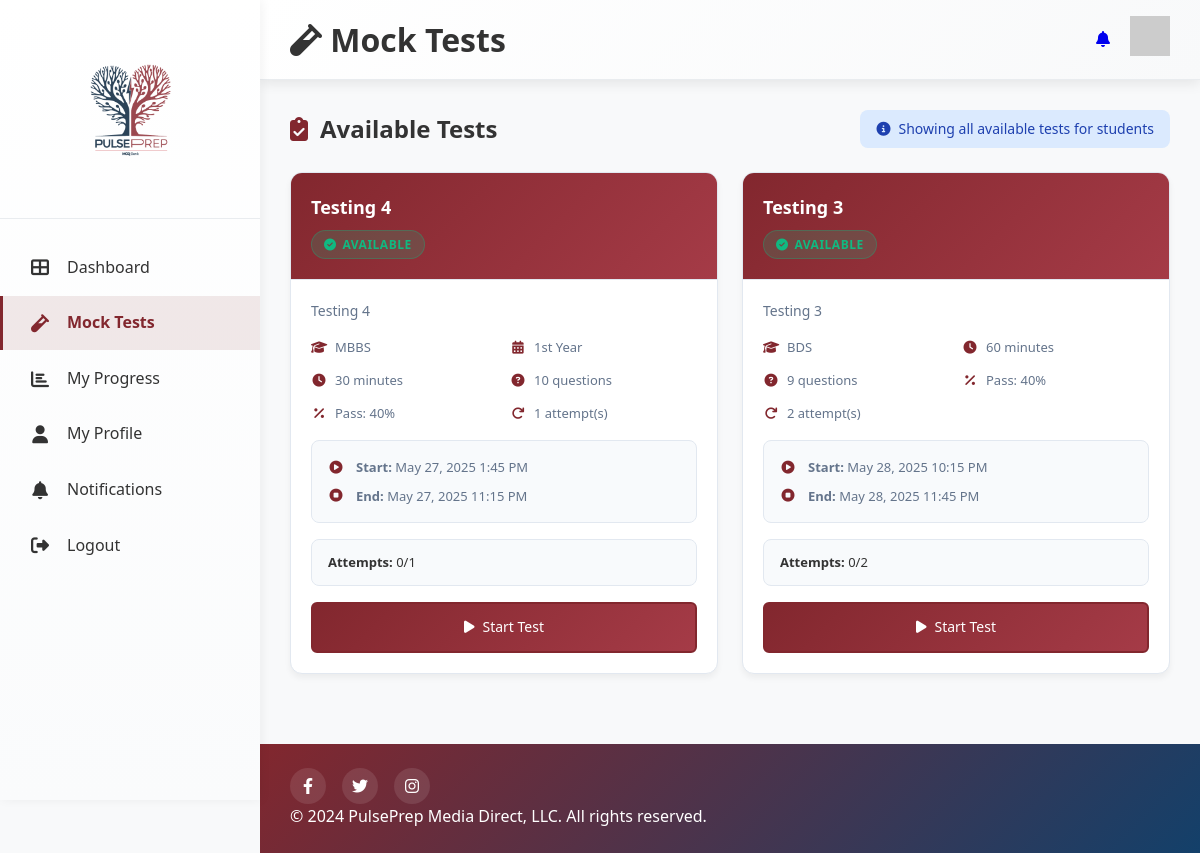
The page /mocktest/student/ (signed in) on the database as committed earlier.
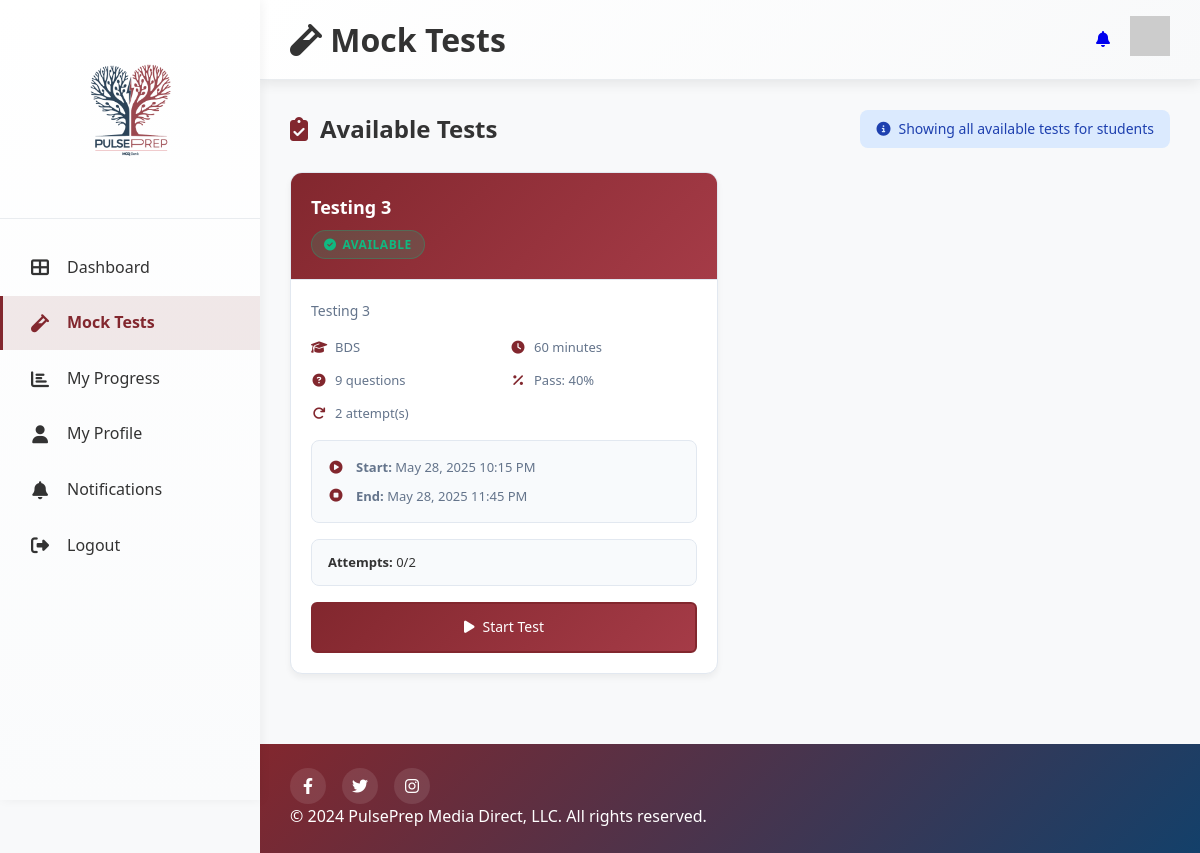
The same page on the database as committed later.
### mocktest/models.py (models this page shows, shortened)
class MockTest(models.Model):
    STATUS_CHOICES = [
        ('draft', 'Draft'),
        ('scheduled', 'Scheduled'),
        ('live', 'Live'),
        ('completed', 'Completed'),
    ]
    SELECTION_TYPE_CHOICES = [
        ('random', 'Random Selection'),
        ('manual', 'Manual Selection'),
    ]
    title = models.CharField(max_length=200)
    description = models.TextField(blank=True)
    degree = models.CharField(max_length=4, choices=Question.DEGREE_CHOICES, blank=True)
    year = models.CharField(max_length=3, choices=Question.YEAR_CHOICES, blank=True)
    block = models.CharField(max_length=100, blank=True)
    module = models.CharField(max_length=100, blank=True)
    subject = models.CharField(max_length=100, blank=True)
    topic = models.CharField(max_length=100, blank=True)
    duration_minutes = models.IntegerField(default=60)
    total_questions = models.IntegerField(default=50)
    passing_percentage = models.IntegerField(default=40)
    max_attempts = models.IntegerField(default=1)
    selection_type = models.CharField(max_length=10, choices=SELECTION_TYPE_CHOICES, default='random')
    easy_percentage = models.IntegerField(default=30)  # For random selection
    medium_percentage = models.IntegerField(default=50)
    hard_percentage = models.IntegerField(default=20)
    randomize_questions = models.BooleanField(default=True)
    randomize_options = models.BooleanField(default=True)
    show_explanations = models.BooleanField(default=True)
    start_datetime = models.DateTimeField()
    end_datetime = models.DateTimeField()
    status = models.CharField(max_length=10, choices=STATUS_CHOICES, default='draft')
    created_by = models.ForeignKey(settings.AUTH_USER_MODEL, on_delete=models.CASCADE, related_name='created_tests')
    created_at = models.DateTimeField(auto_now_add=True)
    updated_at = models.DateTimeField(auto_now=True)
    questions = models.ManyToManyField(Question, through='TestQuestion')
    class Meta:
        ordering = ['-created_at']

### mocktest/views.py (the view, shortened to what this page needs)
# urls.py: path('student/', views.student_mock_tests, name='student_mock_tests'),
@login_required
def student_mock_tests(request):
    user = request.user
    now = timezone.now()
    all_tests_for_update = MockTest.objects.all()
    for test in all_tests_for_update:
        if test.status == 'scheduled' and now >= test.start_datetime:
            test.status = 'live'
            test.save()
        elif test.status == 'live' and now > test.end_datetime:
            test.status = 'completed'
            test.save()
    tests = MockTest.objects.filter(status='live')
    user_attempts = TestAttempt.objects.filter(student=user).values('mock_test_id', 'status').order_by('-started_at')
    attempt_status = {}
    attempt_count = {}
    for test in tests:
        test.user_attempts = attempt_count.get(test.id, 0)
        test.can_attempt = test.user_attempts < test.max_attempts
        test.attempt_status = attempt_status.get(test.id, 'not_started')
    upcoming_tests = MockTest.objects.filter(
        start_datetime__gt=now
    ).order_by('start_datetime')[:5]
    context = {
        'active_tests': tests,
        'upcoming_tests': upcoming_tests,
        'user': user,
    }
    return render(request, 'mocktest/student_mock_tests.html', context)

### user_management/context_processors.py (called while the page is built)
def user_stats(request):
    User = get_user_model()
    if not request.user.is_authenticated:
        return {}
    if request.user.is_admin or request.user.is_superuser:
        total_users = User.objects.count()
        pending_users = User.objects.filter(approval_status='pending').count()
        mbbs_users = User.objects.filter(degree='MBBS').count()
        bds_users = User.objects.filter(degree='BDS').count()
        return {
            'total_users': total_users,
            'pending_users': pending_users,
            'mbbs_users': mbbs_users,
            'bds_users': bds_users,
        }
    return {}

### templates/mocktest/student_mock_tests.html (shortened to what the changed rows need)
{% load static %}
<!DOCTYPE html>
<html lang="en">
<head>
    <link rel="stylesheet" href="{% static 'css/DAstyles.css' %}">
    <link rel="stylesheet" href="{% static 'css/MQstyles.css' %}" />
    <link rel="stylesheet" href="https://cdnjs.cloudflare.com/ajax/libs/font-awesome/6.4.0/css/all.min.css" />
</head>
<body>
    <div class="container">
        <main class="main-content">
            <header class="header">
                <h1><i class="fas fa-vial"></i> Mock Tests</h1>
            </header>
            <div class="dashboard-content">
                <section>
                    <div class="section-header">
                        <h2 class="section-title">
                            <i class="fas fa-clipboard-check"></i>
                            Available Tests
                        </h2>
                    </div>
                    {% if active_tests %}
                        <div class="test-grid">
                            {% for test in active_tests %}
                                <div class="test-card">
                                    <div class="test-card-header">
                                        <h3 class="test-title">{{ test.title }}</h3>
                                        {% if test.can_attempt %}
                                            <span class="test-status status-available">
                                                <i class="fas fa-check-circle"></i> Available
                                            </span>
                                        {% else %}
                                            <span class="test-status status-completed">
                                                <i class="fas fa-times-circle"></i> Max Attempts Reached
                                            </span>
                                        {% endif %}
                                    </div>
                                    <div class="test-card-body">
                                        {% if test.description %}
                                            <p class="test-description">{{ test.description }}</p>
                                        {% endif %}
                                        <div class="meta-grid">
                                            {% if test.degree %}
                                                <div class="meta-item">
                                                    <i class="fas fa-graduation-cap"></i>
                                                    <span>{{ test.get_degree_display }}</span>
                                                </div>
                                            {% endif %}
                                            {% if test.year %}
                                                <div class="meta-item">
                                                    <i class="fas fa-calendar-alt"></i>
                                                    <span>{{ test.get_year_display }} Year</span>
                                                </div>
                                            {% endif %}
                                            <div class="meta-item">
                                                <i class="fas fa-clock"></i>
                                                <span>{{ test.duration_minutes }} minutes</span>
                                            </div>
                                            <div class="meta-item">
                                                <i class="fas fa-question-circle"></i>
                                                <span>{{ test.total_questions }} questions</span>
                                            </div>
                                            <div class="meta-item">
                                                <i class="fas fa-percentage"></i>
                                                <span>Pass: {{ test.passing_percentage }}%</span>
                                            </div>
                                            <div class="meta-item">
                                                <i class="fas fa-redo"></i>
                                                <span>{{ test.max_attempts }} attempt(s)</span>
                                            </div>
                                        </div>
                                        <div class="schedule-container">
                                            <div class="schedule-item">
                                                <i class="fas fa-play-circle"></i>
                                                <span><strong>Start:</strong> {{ test.start_datetime|date:"M d, Y g:i A" }}</span>
                                            </div>
                                            <div class="schedule-item">
                                                <i class="fas fa-stop-circle"></i>
                                                <span><strong>End:</strong> {{ test.end_datetime|date:"M d, Y g:i A" }}</span>
                                            </div>
                                        </div>
                                        <div class="attempt-info">
                                            <span><strong>Attempts:</strong> {{ test.user_attempts }}/{{ test.max_attempts }}</span>
                                        </div>
                                        <div class="test-actions">
                                            {% if test.can_attempt %}
                                                <a href="{% url 'take_test' test.id %}" class="btn btn-primary">
                                                    <i class="fas fa-play"></i>
                                                    {% if test.user_attempts > 0 %}Retake Test{% else %}Start Test{% endif %}
                                                </a>
                                            {% else %}
                                                <button class="btn btn-primary" disabled>
                                                    <i class="fas fa-ban"></i> No Attempts Left
                                                </button>
                                            {% endif %}
                                        </div>
                                    </div>
                                </div>
                            {% endfor %}
                        </div>
                    {% else %}
                        <div class="empty-state">
                            <i class="fas fa-clipboard-list"></i>
                            <h3>No Active Tests</h3>
                            <p>There are no tests available at the moment. Check back later!</p>
                        </div>
                    {% endif %}
                </section>
            </div>
        </main>
    </div>
</body>
</html>

Rows that differ between the two databases and show on the page:
no longer on this page (row edited): MockTest: title "Testing 4", shows "AVAILABLE", description "Testing 4", degree "MBBS", year "1st", duration_minutes "30", total_questions "10", passing_percentage "40", max_attempts "1", start_datetime "May 27, 2025 1:45 PM", end_datetime "May 27, 2025 11:15 PM", user_attempts "0", shows "Start Test"
